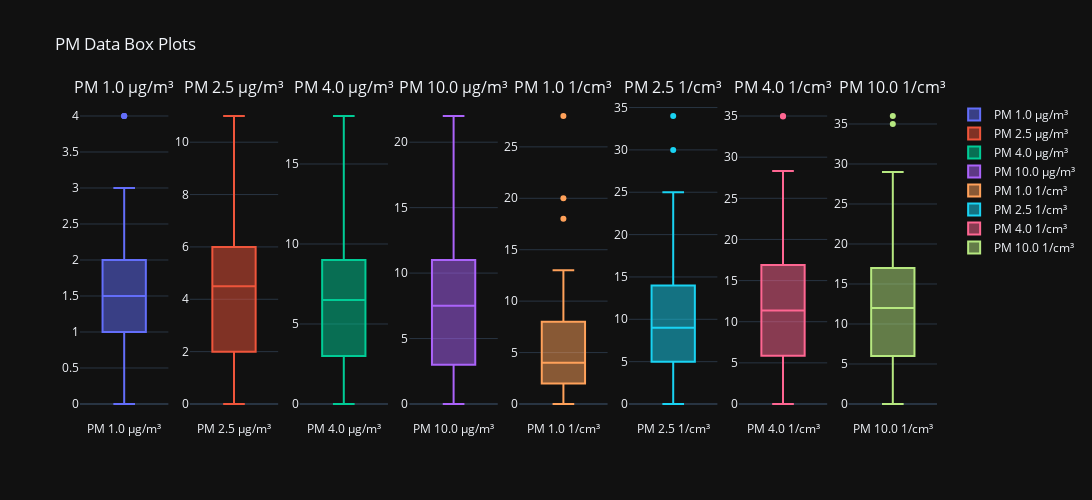

The notebook cell saved with this chart:
### Code cell
pm_boxplots()

### Figure 1 — Plotly figure (JSON) as saved in the notebook; plotly's stock layout.template omitted (floating-point values rounded to 4 significant figures)
{"data": [{"name": "PM 1.0 µg/m³", "y": ["1", 4, 2, 0, 1, 1, 2, 3, 2, 1, 1, 3, 2, 2, 4, 1, 2, 2, 1, 2, 1, 2, 1, 1, 1, 1, 1, 1, 4, 2], "type": "box", "xaxis": "x", "yaxis": "y"}, {"name": "PM 2.5 µg/m³", "y": ["1.1", 5, 7, 0, 2, 2, 5, 7, 5, 1, 1, 4, 11, 5, 9, 1, 6, 5, 3, 4, 2, 7, 3, 4, 6, 2, 1, 5, 10, 6], "type": "box", "xaxis": "x2", "yaxis": "y2"}, {"name": "PM 4.0 µg/m³", "y": ["1.2", 6, 11, 0, 3, 2, 7, 11, 8, 2, 1, 4, 18, 8, 13, 1, 8, 7, 4, 5, 3, 11, 4, 7, 10, 3, 1, 8, 14, 9], "type": "box", "xaxis": "x3", "yaxis": "y3"}, {"name": "PM 10.0 µg/m³", "y": ["1.3", 7, 13, 0, 4, 2, 8, 12, 9, 2, 1, 4, 22, 9, 15, 1, 9, 8, 5, 6, 3, 13, 4, 8, 11, 3, 2, 10, 16, 11], "type": "box", "xaxis": "x4", "yaxis": "y4"}, {"name": "PM 1.0 1/cm³", "y": ["5", 28, 2, 0, 2, 9, 4, 9, 3, 2, 4, 20, 0, 3, 13, 4, 7, 10, 3, 8, 6, 2, 5, 0, 0, 1, 3, 0, 18, 7], "type": "box", "xaxis": "x5", "yaxis": "y5"}, {"name": "PM 2.5 1/cm³", "y": ["6", 34, 10, 0, 5, 11, 10, 17, 9, 4, 5, 25, 7, 9, 24, 5, 14, 16, 7, 12, 9, 11, 8, 4, 7, 3, 4, 2, 30, 14], "type": "box", "xaxis": "x6", "yaxis": "y6"}, {"name": "PM 4.0 1/cm³", "y": ["6.190991", 35.0, 15.07, 0.0, 5.854, 11.08, 12.48, 21.05, 11.91, 4.563, 5.089, 25.21, 15.09, 11.66, 28.31, 5.685, 16.89, 18.3, 8.694, 14.11, 9.748, 15.32, 9.408, 7.304, 11.08, 4.101, 4.9, 5.632, 34.94, 17.69], "type": "box", "xaxis": "x7", "yaxis": "y7"}, {"name": "PM 10.0 1/cm³", "y": ["6.1", 35, 16, 0, 6, 11, 13, 22, 13, 5, 5, 25, 17, 12, 29, 6, 17, 19, 9, 14, 10, 16, 10, 8, 12, 4, 5, 6, 36, 18], "type": "box", "xaxis": "x8", "yaxis": "y8"}], "layout": {"xaxis": {"anchor": "y", "domain": [0.0, 0.1031]}, "yaxis": {"anchor": "x", "domain": [0.0, 1.0]}, "xaxis2": {"anchor": "y2", "domain": [0.1281, 0.2312]}, "yaxis2": {"anchor": "x2", "domain": [0.0, 1.0]}, "xaxis3": {"anchor": "y3", "domain": [0.2562, 0.3594]}, "yaxis3": {"anchor": "x3", "domain": [0.0, 1.0]}, "xaxis4": {"anchor": "y4", "domain": [0.3844, 0.4875]}, "yaxis4": {"anchor": "x4", "domain": [0.0, 1.0]}, "xaxis5": {"anchor": "y5", "domain": [0.5125, 0.6156]}, "yaxis5": {"anchor": "x5", "domain": [0.0, 1.0]}, "xaxis6": {"anchor": "y6", "domain": [0.6406, 0.7438]}, "yaxis6": {"anchor": "x6", "domain": [0.0, 1.0]}, "xaxis7": {"anchor": "y7", "domain": [0.7688, 0.8719]}, "yaxis7": {"anchor": "x7", "domain": [0.0, 1.0]}, "xaxis8": {"anchor": "y8", "domain": [0.8969, 1.0]}, "yaxis8": {"anchor": "x8", "domain": [0.0, 1.0]}, "annotations": [{"font": {"size": 16}, "showarrow": false, "text": "PM 1.0 µg/m³", "x": 0.05156, "xanchor": "center", "xref": "paper", "y": 1.0, "yanchor": "bottom", "yref": "paper"}, {"font": {"size": 16}, "showarrow": false, "text": "PM 2.5 µg/m³", "x": 0.1797, "xanchor": "center", "xref": "paper", "y": 1.0, "yanchor": "bottom", "yref": "paper"}, {"font": {"size": 16}, "showarrow": false, "text": "PM 4.0 µg/m³", "x": 0.3078, "xanchor": "center", "xref": "paper", "y": 1.0, "yanchor": "bottom", "yref": "paper"}, {"font": {"size": 16}, "showarrow": false, "text": "PM 10.0 µg/m³", "x": 0.4359, "xanchor": "center", "xref": "paper", "y": 1.0, "yanchor": "bottom", "yref": "paper"}, {"font": {"size": 16}, "showarrow": false, "text": "PM 1.0 1/cm³", "x": 0.5641, "xanchor": "center", "xref": "paper", "y": 1.0, "yanchor": "bottom", "yref": "paper"}, {"font": {"size": 16}, "showarrow": false, "text": "PM 2.5 1/cm³", "x": 0.6922, "xanchor": "center", "xref": "paper", "y": 1.0, "yanchor": "bottom", "yref": "paper"}, {"font": {"size": 16}, "showarrow": false, "text": "PM 4.0 1/cm³", "x": 0.8203, "xanchor": "center", "xref": "paper", "y": 1.0, "yanchor": "bottom", "yref": "paper"}, {"font": {"size": 16}, "showarrow": false, "text": "PM 10.0 1/cm³", "x": 0.9484, "xanchor": "center", "xref": "paper", "y": 1.0, "yanchor": "bottom", "yref": "paper"}], "title": {"text": "PM Data Box Plots"}, "height": 500, "width": 1600}}
